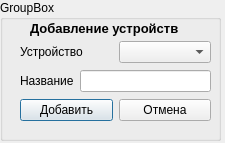
<?xml version="1.0" encoding="UTF-8"?>
<ui version="4.0">
 <class>SecondWindow_add_device</class>
 <widget class="QDialog" name="SecondWindow_add_device">
  <property name="geometry">
   <rect>
    <x>0</x>
    <y>0</y>
    <width>225</width>
    <height>143</height>
   </rect>
  </property>
  <property name="windowTitle">
   <string>Dialog</string>
  </property>
  <widget class="QGroupBox" name="groupBox">
   <property name="geometry">
    <rect>
     <x>0</x>
     <y>0</y>
     <width>221</width>
     <height>141</height>
    </rect>
   </property>
   <property name="title">
    <string>GroupBox</string>
   </property>
   <widget class="QLabel" name="label_3">
    <property name="geometry">
     <rect>
      <x>30</x>
      <y>20</y>
      <width>161</width>
      <height>16</height>
     </rect>
    </property>
    <property name="font">
     <font>
      <pointsize>10</pointsize>
      <weight>75</weight>
      <bold>true</bold>
     </font>
    </property>
    <property name="text">
     <string>Добавление устройств</string>
    </property>
   </widget>
   <widget class="QWidget" name="">
    <property name="geometry">
     <rect>
      <x>20</x>
      <y>40</y>
      <width>191</width>
      <height>83</height>
     </rect>
    </property>
    <layout class="QVBoxLayout" name="verticalLayout">
     <item>
      <layout class="QHBoxLayout" name="horizontalLayout_3">
       <item>
        <widget class="QLabel" name="label">
         <property name="text">
          <string>Устройство</string>
         </property>
        </widget>
       </item>
       <item>
        <widget class="QComboBox" name="comboBox"/>
       </item>
      </layout>
     </item>
     <item>
      <layout class="QHBoxLayout" name="horizontalLayout_2">
       <item>
        <widget class="QLabel" name="label_2">
         <property name="text">
          <string>Название</string>
         </property>
        </widget>
       </item>
       <item>
        <widget class="QLineEdit" name="Device_Name"/>
       </item>
      </layout>
     </item>
     <item>
      <layout class="QHBoxLayout" name="horizontalLayout">
       <item>
        <widget class="QPushButton" name="addDevice">
         <property name="text">
          <string>Добавить</string>
         </property>
        </widget>
       </item>
       <item>
        <widget class="QPushButton" name="pushButton_2">
         <property name="text">
          <string>Отмена</string>
         </property>
        </widget>
       </item>
      </layout>
     </item>
    </layout>
   </widget>
  </widget>
 </widget>
 <resources/>
 <connections/>
</ui>
